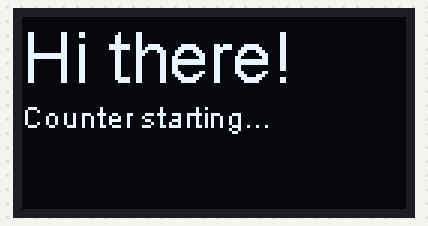
The sketch below on a simulated ESP32. Shown: 128×64 one-colour display.

Above: at 0.1 s.
At 4.1 s:
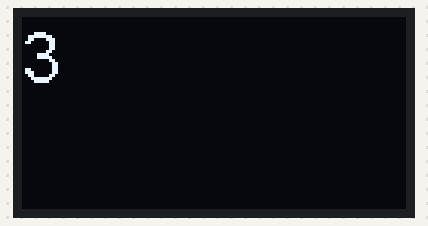
At 9.2 s:
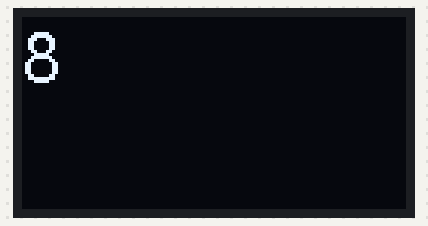
At 19.3 s:
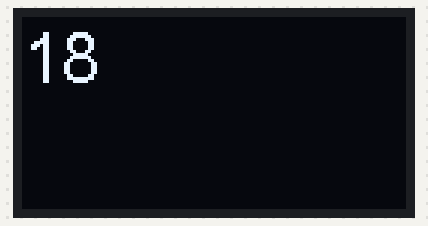
At 28.5 s:
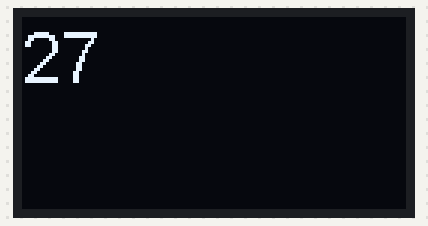
At 38.6 s:
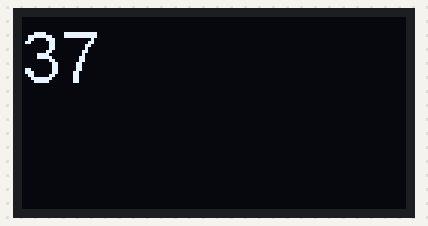

The sketch:

writeToOledSSD1306.ino
```cpp
#if CONFIG_FREERTOS_UNICORE
#define ARDUINO_RUNNING_CORE 0
#else
#define ARDUINO_RUNNING_CORE 1
#endif

// include the display and I2C libraries
#include "SSD1306.h"
#include <Wire.h>

// define some constants
#define I2C_OLED_ADDRESS 0x3c // The I2C address of the OLED. (Yours might differ)
#define I2C_SDA 21 // The I2C SDA pin the OLED is connected to (SDA<-->SDA)
#define I2C_SCL 22 // The I2C SCL pin the OLED is connected to (SCL<-->SCL)
#define SerialMon Serial

// connect to the display
SSD1306 display(I2C_OLED_ADDRESS, I2C_SDA, I2C_SCL);

// define tasks
void taskWriteToOLED(void * parameter);

// the setup function runs once when you press reset or power the board
void setup()
{
  // initialize serial communication at 115200 bits per second:
  SerialMon.begin(115200);
  delay(10);

  // initialize the display
  display.init();
  display.flipScreenVertically(); //remove this if your display output is upside down
  display.setFont(ArialMT_Plain_24);
  display.drawString(0, 0, "Hi there!");
  display.setFont(ArialMT_Plain_10);
  display.drawString(0, 27, "Counter starting...");
  display.display();

  // the tasks to schedule:
  xTaskCreatePinnedToCore (
        taskWriteToOLED,    // The task
        "taskWriteToOLED",  // A friendly "human readable" task name
        10000,              // Stack size (memory allocation)
        NULL,               // Parameters
        1,                  // Task priority
        NULL,               // Task handle
        1                   // Pin display tasks to Core 1. Core 0 can sometimes be finicky as it has other priorities.
   );
}

void loop()
{
  //nothing to do here, everything is done in tasks
}

/*--------------------------------------------------*/
/*---------------------- Tasks ---------------------*/
/*--------------------------------------------------*/

/*
*  Task: taskWriteToOLED
*
*  Wait 2 seconds and then start counting up from 0 to 60 repetitively
*/
void taskWriteToOLED( void * parameter )
{
    //wait 2 seconds - just to be nice and say "Hi there! before we start showing numbers
    vTaskDelay(2000 / portTICK_PERIOD_MS);; //

    int counter = 0;

    //do this forever
    for (;;) {
        counter++;
        if (counter > 60) { //lets limit the counter to 60
            counter = 0;
        }

        //clear the display and write the new value
        display.clear();
        display.setFont(ArialMT_Plain_24);
        display.drawString(0, 0, (String)counter);
        display.display();

        // delay the next task execution
        vTaskDelay(1000 / portTICK_PERIOD_MS);
    }
}
```

Measured:
- what the display in image 0 shows lasts 2.1 s, from 0.0 s to 2.1 s
- what the display in image 1 shows lasts 1.0 s, from 4.1 s to 5.1 s
